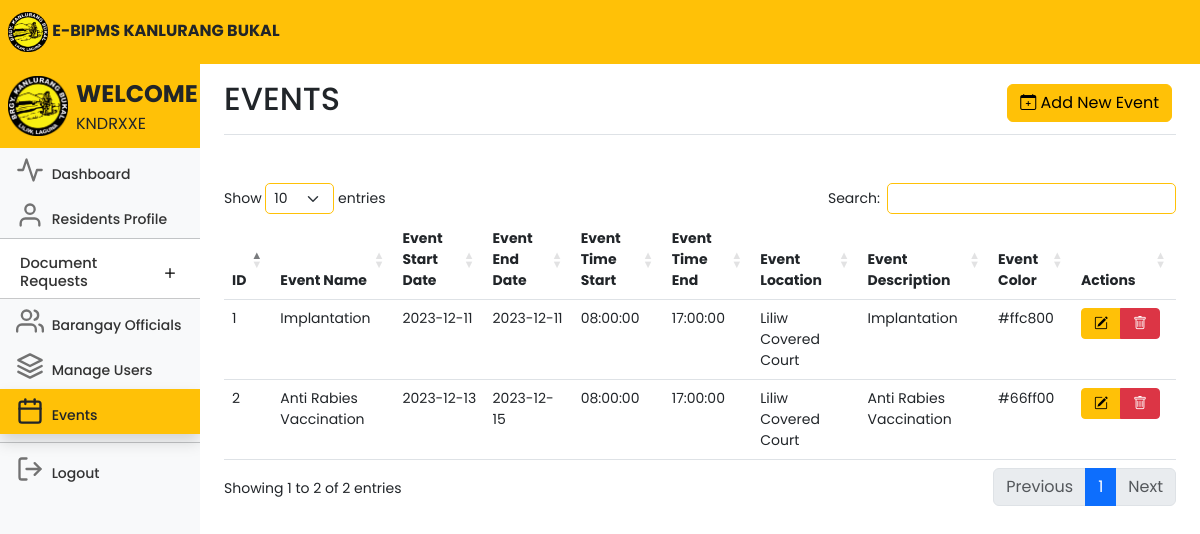
/adminevents.php (signed in), run on the app's committed database.
### tables this page shows
CREATE TABLE `events` (
  `id` int(11) NOT NULL,
  `eventname` varchar(255) DEFAULT NULL,
  `eventdatestart` date DEFAULT NULL,
  `eventdateend` date DEFAULT NULL,
  `eventtimestart` time NOT NULL,
  `eventtimeend` time NOT NULL,
  `eventlocation` varchar(255) DEFAULT NULL,
  `eventdescription` text DEFAULT NULL,
  `eventcolor` varchar(7) NOT NULL,
  `status` tinyint(2) NOT NULL
);

### adminevents.php (the view, shortened to what this page needs)
<!DOCTYPE html>
<html lang="en">
<head>
    <link rel="stylesheet" href="https://cdn.jsdelivr.net/npm/bootstrap-icons@1.7.2/font/bootstrap-icons.css">
    <link href="css/bootstrap.min.css" rel="stylesheet">
    <link rel="stylesheet" href="https://cdnjs.cloudflare.com/ajax/libs/animate.css/4.1.1/animate.min.css" />
    <link rel="stylesheet" href="css/style.css">
    <link rel="stylesheet" href="https://site-assets.fontawesome.com/releases/v6.4.2/css/all.css">
    <link rel="stylesheet" href="https://site-assets.fontawesome.com/releases/v6.4.2/css/sharp-solid.css">
    <link rel="stylesheet" href="https://site-assets.fontawesome.com/releases/v6.4.2/css/sharp-regular.css">
    <link rel="stylesheet" href="https://site-assets.fontawesome.com/releases/v6.4.2/css/sharp-light.css">
    <link href="dashboard.css" rel="stylesheet">
    <link rel="stylesheet" href="DataTables/datatables.css" />
    <link rel="stylesheet" href="https://cdn.datatables.net/1.13.4/css/dataTables.bootstrap5.min.css" />
</head>
<body>
    <header class="navbar navbar-light sticky-top bg-warning flex-md-nowrap p-0 ">
        <a class="navbar-brand px-2 fs-6 text-dark">
            <img src="kanlurangbukal.png" width="40">
            <b>E-BIPMS KANLURANG BUKAL</b></a>
    </header>
    <div class="container-fluid">
        <div class="row">
            <nav id="sidebarMenu" class="col-md-3 col-lg-2 d-md-block bg-body-tertiary sidebar collapse">
                <div class="position-sticky pt-2 mt-2 sidebar-sticky bg-light">
                    <ul class="nav flex-column">
                        <a class="navbar-brand px-2 fs-6 bg-warning">
                            <img class="float-start" src="kanlurangbukal.png" width="60">
                            <span class="fs-4 px-2 text-dark"><b>WELCOME</b></span>
                            <br>
                            <span class="fs-6 px-2 text-dark" style="text-transform: uppercase;">
                                <?php echo $_SESSION['user'] ?>
                            </span>
                        </a>
                        <li class="nav-item fs-7">
                            <a class="nav-link" href="adminhome.php">
                                <span data-feather="activity" class="align-text-bottom feather-48"></span>
                                Dashboard
                            </a>
                        </li>
                        <li class="nav-item fs-7">
                            <a class="nav-link" href="adminresidents.php">
                                <span data-feather="user" class="align-text-bottom feather-48"></span>
                                Residents Profile
                            </a>
                        </li>
                        <li class="nav-item fs-7">
                            <div class="accordion accordion-flush" id="accordionFlushExample">
                                <div class="accordion-item">
                                    <h2 class="accordion-header fs-7">
                                        <button class="accordion-button collapsed fs-7 pt-3 pb-2 nav-link"
                                            style="font-size:11pt;" type="button" data-bs-toggle="collapse"
                                            data-bs-target="#flush-collapseOne" aria-expanded="false"
                                            aria-controls="flush-collapseOne">
                                            Document Requests
                                        </button>
                                    </h2>
                                    <hr class="mt-0 mb-0">
                                </div>
                        </li>
                        <li class="nav-item fs-7">
                            <a class="nav-link" href="adminofficials.php">
                                <span data-feather="users" class="align-text-bottom feather-48"></span>
                                Barangay Officials
                            </a>
                        </li>
                        <li class="nav-item fs-7">
                            <a class="nav-link" href="adminusers.php">
                                <span data-feather="layers" class="align-text-bottom feather-48"></span>
                                Manage Users
                            </a>
                        </li>
                        <li class="nav-item fs-7">
                            <a class="nav-link bg-warning active shadow text-dark">
                                <span data-feather="calendar" class="align-text-bottom feather-48"></span>
                                Events
                            </a>
                        </li>
                        <hr class="mt-2 mb-1">
                        <li class="nav-item fs-7">
                            <a class="nav-link" href="adminlogout.php">
                                <span data-feather="log-out" class="align-text-bottom feather-48"></span>
                                Logout
                            </a>
                        </li>
                    </ul>
                </div>
            </nav>
            <main class="col-md-9 ms-sm-auto col-lg-10 px-md-4">
                <div
                    class="d-flex justify-content-between flex-wrap flex-md-nowrap align-items-center pt-3 pb-2 mb-3 border-bottom">
                    <h1 style="text-transform: uppercase;" class="h2">Events</h1>
                    <div class="btn-toolbar mb-2 mb-md-0">
                        <div class="btn-group me-1">
                            <button type="button" class="btn btn-md btn-warning addbtn" data-bs-toggle="modal"
                                data-bs-target="#addEventModal">
                                <i class="bi bi-calendar-plus"></i> Add New Event
                            </button>
                        </div>
                    </div>
                </div>
                <div class="table-responsive">
                    <table id="myTable" class="table table-md" style="width:100%">
                        <thead>
                            <tr>
                                <th scope="col">ID</th>
                                <th scope="col">Event Name</th>
                                <th scope="col">Event Start Date</th>
                                <th scope="col">Event End Date</th>
                                <th scope="col">Event Time Start</th>
                                <th scope="col">Event Time End</th>
                                <th scope="col">Event Location</th>
                                <th scope="col">Event Description</th>
                                <th scope="col">Event Color</th>
                                <th scope="col">Actions</th>
                            </tr>
                        </thead>
                        <tbody>
                            <?php
                            include 'conn.php';
                            $query = "SELECT * FROM events";
                            $query_run = mysqli_query($conn, $query);
                            if (mysqli_num_rows($query_run) > 0) {
                                foreach ($query_run as $items) {
                                    ?>
                                    <tr>
                                        <td>
                                            <?= $items['id']; ?>
                                        </td>
                                        <td>
                                            <?= $items['eventname']; ?>
                                        </td>
                                        <td>
                                            <?= $items['eventdatestart']; ?>
                                        </td>
                                        <td>
                                            <?= $items['eventdateend']; ?>
                                        </td>
                                        <td>
                                            <?= $items['eventtimestart']; ?>
                                        </td>
                                        <td>
                                            <?= $items['eventtimeend']; ?>
                                        </td>
                                        <td>
                                            <?= $items['eventlocation']; ?>
                                        </td>
                                        <td>
                                            <?= $items['eventdescription']; ?>
                                        </td>
                                        <td>
                                            <?= $items['eventcolor']; ?>
                                        </td>
                                        <td class="text-right">
                                            <div class="btn-group me-2">
                                                <button type="button" class="btn btn-warning btn-sm editbtn"
                                                    data-bs-target="#editModal" style="width: 40px;"><i
                                                        class="bi bi-pencil-square"></i></button>
                                                <button type="button" class="btn btn-danger btn-sm deletebtn"
                                                    style="width: 40px;"><i class="bi bi-trash"></i></button>
                                            </div>
                                        </td>
                                    </tr>
                                    <?php
                                }
                            }
                            ?>
                        </tbody>
                    </table>
                </div>
        </div>
    </div>
</body>
</html>

### css/style.css (style rules this page uses)
* { margin: 0; padding: 0; font-size: 10; font-family: 'Poppins', sans-serif; }

### dashboard.css (style rules this page uses)
body { font-size: .875rem; }
.feather { width: 16px; height: 16px; }
.sidebar { position: fixed; top: 0; bottom: 0; left: 0; z-index: 100; padding: 48px 0 0; box-shadow: inset -1px 0 0 rgba(0, 0, 0, .1); }
.sidebar-sticky { height: calc(100vh - 48px); overflow-x: hidden; overflow-y: auto; }
.sidebar .nav-link { font-weight: 500; color: #333; }
.sidebar .nav-link .feather { margin-right: 4px; color: #727272; }
.sidebar .nav-link.active { color: #2470dc; }
.sidebar .nav-link:hover .feather, .sidebar .nav-link.active .feather { color: inherit; }
.navbar-brand { padding-top: .75rem; padding-bottom: .75rem; }
.feather-48 { width: 28px; height: 28px; }

### adminevents.php (style rules this page uses)
.accordion { --bs-accordion-active-bg: #ffc107; --bs-accordion-active-color: #212529; --bs-accordion-btn-focus-box-shadow: none; }
.accordion-button::after { transition: all 0.5s; }

### data on the page
events: id "1", eventname "Implantation", eventdatestart "2023-12-11", eventdateend "2023-12-11", eventtimestart "08:00:00", eventtimeend "17:00:00", eventlocation "Liliw Covered Court", eventdescription "Implantation", eventcolor "#ffc800"
events: id "2", eventname "Anti Rabies Vaccination", eventdatestart "2023-12-13", eventdateend "2023-12-15", eventtimestart "08:00:00", eventtimeend "17:00:00", eventlocation "Liliw Covered Court", eventdescription "Anti Rabies Vaccination", eventcolor "#66ff00"

### other printed values
$_SESSION['user'] "KNDRXXE"
